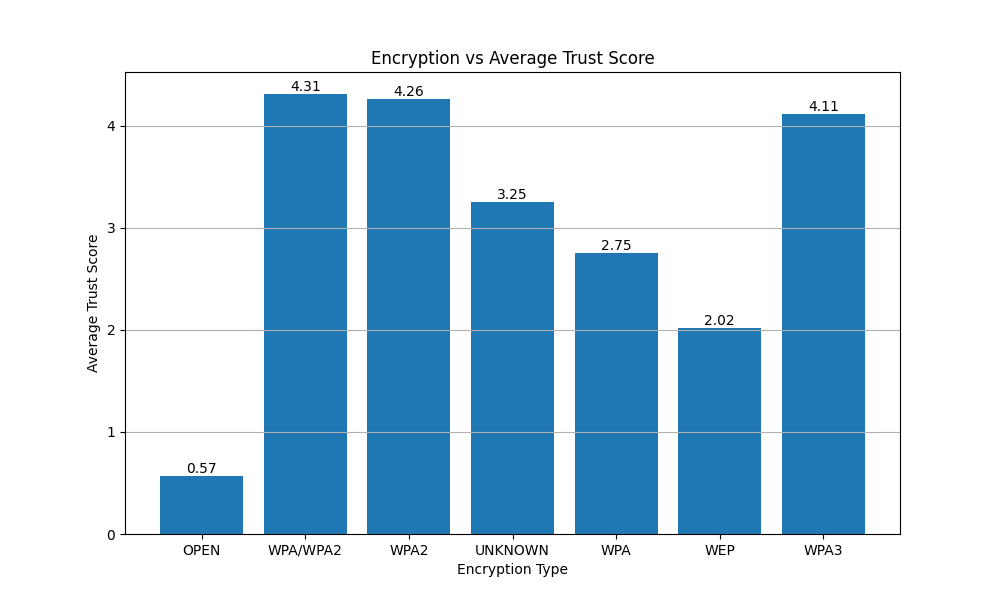

Write the Python code that produced this figure.
import os
import sys

# -----------------------------------------
# ADD PROJECT ROOT TO PYTHON PATH
# -----------------------------------------

BASE_DIR = os.path.dirname(
    os.path.dirname(os.path.abspath(__file__))
)

sys.path.append(BASE_DIR)

# -----------------------------------------
# DJANGO SETUP
# -----------------------------------------

os.environ.setdefault(
    "DJANGO_SETTINGS_MODULE",
    "airfence.settings"
)

import django
django.setup()

# -----------------------------------------
# IMPORTS
# -----------------------------------------

from collections import defaultdict
import matplotlib.pyplot as plt

from scanner.models import NetworkObservation

# -----------------------------------------
# FETCH UNIQUE NETWORK DATA
# -----------------------------------------

observations = (
    NetworkObservation.objects
    .values(
        "encryption",
        "trust_score",
        "access_point__bssid"
    )
    .distinct()
)

# -----------------------------------------
# GROUP TRUST SCORES
# -----------------------------------------

trust_groups = defaultdict(list)

for obs in observations:

    encryption = obs["encryption"]
    trust_score = obs["trust_score"]

    trust_groups[encryption].append(trust_score)

# -----------------------------------------
# CALCULATE AVERAGES
# -----------------------------------------

labels = []
avg_scores = []

for encryption, scores in trust_groups.items():

    avg = sum(scores) / len(scores)

    labels.append(encryption)
    avg_scores.append(round(avg, 2))

# -----------------------------------------
# CREATE BAR CHART
# -----------------------------------------

plt.figure(figsize=(10, 6))

bars = plt.bar(
    labels,
    avg_scores
)

# -----------------------------------------
# ADD VALUES ABOVE BARS
# -----------------------------------------

for bar in bars:

    height = bar.get_height()

    plt.text(
        bar.get_x() + bar.get_width() / 2,
        height,
        f"{height:.2f}",
        ha='center',
        va='bottom'
    )

# -----------------------------------------
# LABELS
# -----------------------------------------

plt.xlabel("Encryption Type")
plt.ylabel("Average Trust Score")

plt.title(
    "Encryption vs Average Trust Score"
)

plt.grid(axis='y')

# -----------------------------------------
# SAVE CHART
# -----------------------------------------

output_path = os.path.join(
    BASE_DIR,
    "chart",
    "encryption_vs_trust.png"
)

plt.savefig(output_path)

print(f"Chart saved to: {output_path}")

plt.close()
